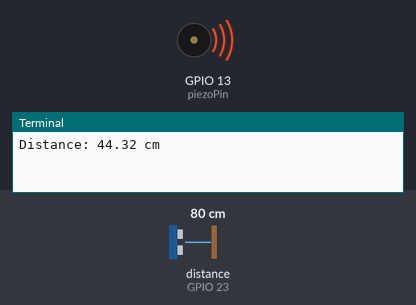
Bench run of a program on a simulated Raspberry Pi (BCM pin numbers). On the bench: buzzer (waves = sounding), the last lines printed to the terminal. Inputs (shaded band) come from the test bench; at power-on: distance to the obstacle (sensor on GPIO 23) 80 cm. The echo pulse lasts 58.3 µs per cm; the clock reads 2024-03-15 10:24:30 at power-on unless the program sets it.

Above: at 1.2 s.
1.3 s: distance to the obstacle (sensor on GPIO 23) set to 86 cm
4.2 s: distance to the obstacle (sensor on GPIO 23) set to 93 cm
At 5.1 s:
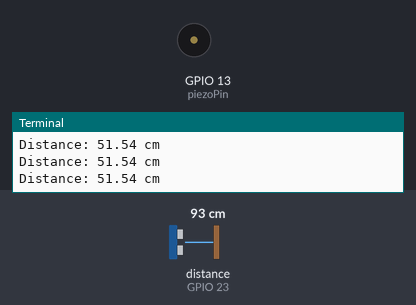
7.1 s: distance to the obstacle (sensor on GPIO 23) set to 2 cm
At 7.8 s:
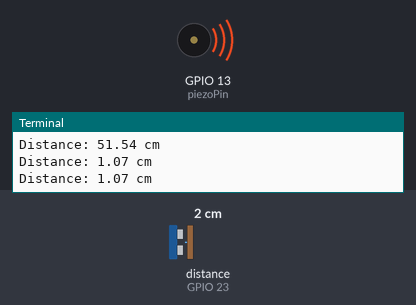
10.0 s: distance to the obstacle (sensor on GPIO 23) set to 120 cm
Timing chart, 0 to 13.0 s (numbered marks = the images above; inputs shaded):
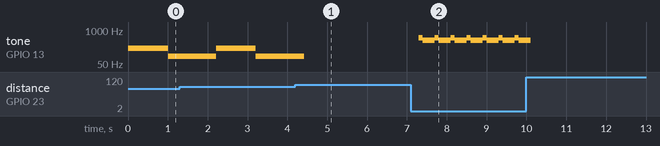

The program:

ultra02.py
```python
import RPi.GPIO as GPIO
import time

def measure():
   GPIO.output(trigPin, True)
   time.sleep(0.00001)
   GPIO.output(trigPin, False)
   start = time.time()

   while GPIO.input(echoPin) == False:
      start = time.time()
   while GPIO.input(echoPin) == True:
      stop = time.time()
      elapsed = stop - start
   distance = (elapsed * 19000) / 2

   return distance


trigPin = 18
echoPin = 23
piezoPin = 13

GPIO.setmode(GPIO.BCM)
GPIO.setup(trigPin, GPIO.OUT)
GPIO.setup(echoPin, GPIO.IN)
GPIO.setup(piezoPin, GPIO.OUT)

Buzz = GPIO.PWM(piezoPin, 440)
#Buzz.start(50)

try:
   while True:
      distance = measure()
      print("Distance: %.2f cm" %distance)
      if(distance < 50 and distance > 30):
         Buzz.start(25)
         Buzz.ChangeFrequency(200)
         time.sleep(1)
         Buzz.ChangeFrequency(100)
         time.sleep(1)
      elif(distance <=30 and distance >10):
         Buzz.start(25)
         Buzz.ChangeFrequency(300)
         time.sleep(0.5)
         Buzz.ChangeFrequency(200)
         time.sleep(0.5)
      elif(distance <= 10 and distance>5):
         Buzz.start(25)
         Buzz.ChangeFrequency(400)
         time.sleep(0.25)
         Buzz.ChangeFrequency(300)
         time.sleep(0.25)
      elif(distance <= 5 and distance>0):
         Buzz.start(25)
         Buzz.ChangeFrequency(500)
         time.sleep(0.1)
         Buzz.ChangeFrequency(400)
         time.sleep(0.1)
      else:
         Buzz.stop()

      time.sleep(0.2)

except KeyboardInterrupt:
   Buzz.stop()
   GPIO.cleanup()
```

Measured:
- the behaviour switches between 90 and 91 cm on distance to the obstacle (sensor on GPIO 23) (found by bisection; images 0 and 1)
- after the input at 7.1 s, tone on GPIO 13 (piezoPin): alternates 500 Hz for 0.10 s and 400 Hz for 0.30 s, starting after 0.20 s
